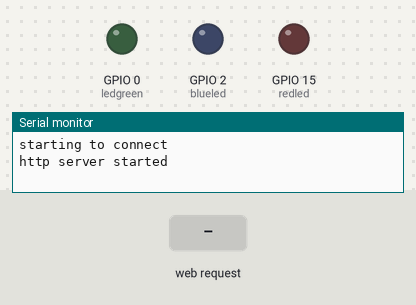
Bench run of a program on a simulated ESP32. Parts: output pins drawn as LEDs (lit = HIGH), the last lines printed to the serial monitor. Dashed ring = blinking. Inputs (shaded band) come from the test bench.

Above: at 2.2 s.
2.3 s: HTTP request GET /BothToggle received
At 4.5 s:
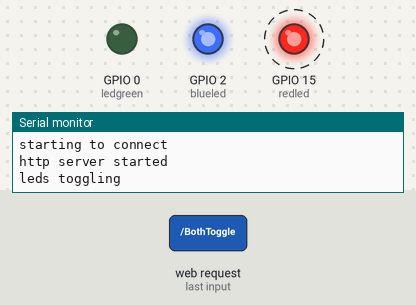
6.3 s: HTTP request GET / received
At 8.8 s:
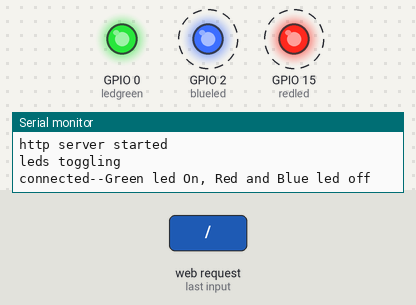
10.3 s: HTTP request GET /BothAlternateToggle received
At 11.8 s:
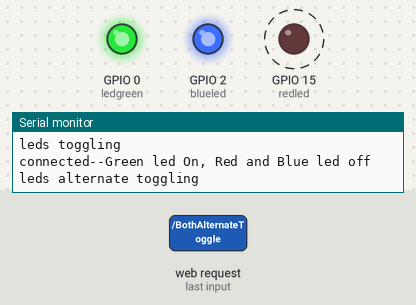
Timing chart, 0 to 20.3 s (numbered marks = the images above; inputs shaded):
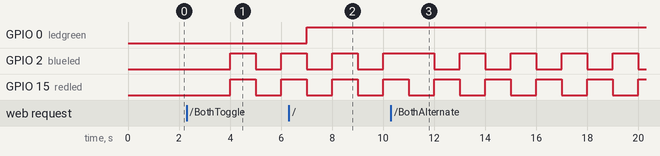

Measured:
- after the input at 2.3 s, GPIO 2 (blueled), GPIO 15 (redled): LOW → HIGH after 1.7 s, → LOW 1.0 s later, → HIGH 1.0 s later
- after the input at 6.3 s, GPIO 0 (ledgreen): LOW → HIGH after 0.70 s

The program:

main.cpp
```cpp
#include <Arduino.h>
#include <WiFi.h>
#include <WebServer.h>
#include <Adafruit_Sensor.h>

#define redled 15
#define blueled 2
#define ledgreen 0

#define SSID "ESP WIFI"
#define PASSWORD "123456"

IPAddress local_ip(192,168,1,1);
IPAddress gateway(192,168,1,1);
IPAddress subnet(255,255,255,0);

WebServer server(80);
bool ledstatus = LOW;
bool toggleStatus = LOW;
bool alternatStatus = LOW;

void handle_OnConnect ();
void handle_OffLed ();
void handle_BothToggleLed ();
void handle_BothAlternatToggleLed();
void handle_OnNotFound ();

void setup()
{

  Serial.begin(115200);
  pinMode(redled, OUTPUT);
  pinMode(blueled, OUTPUT);
  pinMode(ledgreen, OUTPUT);

  WiFi.softAP(SSID, PASSWORD);
  WiFi.softAPConfig(local_ip, gateway, subnet);

  Serial.println("starting to connect ");
  delay(1000);

  server.on("/", handle_OnConnect);
  server.on("/BothToggle", handle_BothToggleLed);
  server.on("/BothAlternateToggle", handle_BothAlternatToggleLed);
  server.on("/ledoff", handle_OffLed);


  server.onNotFound(handle_OnNotFound);

  server.begin();
  Serial.println("http server started");

}

void loop()
{

  server.handleClient();                                     // listen for incoming clients

  if (ledstatus)
  {
    digitalWrite(blueled, HIGH);
    digitalWrite(redled, HIGH);

  }

  if(toggleStatus)
  {
      digitalWrite(blueled, !digitalRead(blueled));
      digitalWrite(redled, !digitalRead(redled));
  }

  if(alternatStatus)
  {
      digitalWrite(blueled, !digitalRead(blueled));
      digitalWrite(redled, !digitalRead(redled));
  }
  delay(1000);
}

String gethtml(){

  String htmlcode = "<!DOCTYPE html> <html>\n";
  htmlcode += "<head> <meta name \"viewport\" content =\"width = device-width, initial-scale=1.0, user-scalable=no\">\n";
  htmlcode += "<title>led control</title>\n";

  htmlcode += " </head>\n";
  htmlcode += "<body>\n";

  htmlcode += "<h1>Simple ESP32 Web server control</h1>\n";
  htmlcode += "<h3>Acess point mode </h3>\n";

  htmlcode += "<h5> Toggle both leds </h5><a href=\"/BothToggle\">  Toggle </a>\n";
  htmlcode += "<h5> Toggle alternate leds </h5><a href=\"/BothAlternateToggle\"> Alternate </a>\n";
  htmlcode += "<h5> Turn off both leds </h5><a href=\"/ledoff\"> Turn off </a>\n";

  // if (ledstatus)
  // {
  //   htmlcode += "<h5> Green led is on </h5><a href=\"/ledoff\"> Turn off </a>\n";
  // }
  // else
  // {
  //   htmlcode += "<h5> Green led is off </h5><a href=\"/ledon\"> Turn on </a>\n";
  // }
  htmlcode += "</body>\n";
  htmlcode += "</html>\n";

  return htmlcode;

}

void handle_OnConnect ()
{
  ledstatus = LOW;
  digitalWrite(ledgreen, HIGH);
  Serial.println("\nconnected--Green led On, Red and Blue led off");
  server.send(200, "text/html", gethtml());

}

void handle_OffLed ()
{
  ledstatus = HIGH;
  digitalWrite(blueled, LOW);
  digitalWrite(redled, LOW);
  Serial.println("leds status low");
  server.send(200, "text/html", gethtml());
}

void handle_BothToggleLed ()
{
  ledstatus = LOW;
  toggleStatus = HIGH;
  alternatStatus = LOW;
  digitalWrite(blueled, HIGH);
  digitalWrite(redled, HIGH);
  Serial.println("leds toggling");
  server.send(200, "text/html", gethtml());
}

void handle_BothAlternatToggleLed ()
{
  ledstatus = LOW;
  toggleStatus = LOW;
  alternatStatus = HIGH;
  digitalWrite(blueled, LOW);
  digitalWrite(redled, HIGH);
  Serial.println("leds alternate toggling");
  server.send(200, "text/html", gethtml());

}
void handle_OnNotFound ()
{
  ledstatus = LOW;
  toggleStatus = LOW;
  alternatStatus = LOW;
  Serial.println("Not found, led status id off");
  server.send(404, "text/plain", "Not found bro");

}
// #include <DHT.h>
// // #include <DHT_U.h>

// #define Dht_Sensor_Pin 13
// #define Dht_type DHT11
// float Humi = 0.0;
// float Temp = 0.0;

// DHT dht_sensor(Dht_Sensor_Pin, Dht_type);

// void setup() {
//   // initialize serial communication at 115200 bits per second:
//   dht_sensor.begin();
//   Serial.begin(115200);
//   delay(2000);

// }

// void loop() {
//   // read the analog / millivolts value for pin 2:
//    Humi = dht_sensor.readHumidity();
//    Temp = dht_sensor.readTemperature();

//   // print out the values you read:
//   Serial.print(Humi);
//   Serial.println();
//   Serial.print(Temp);
//   Serial.println();

//   delay(2000);  // delay in between reads for as dht11 has 1khz frequency
// }
```
